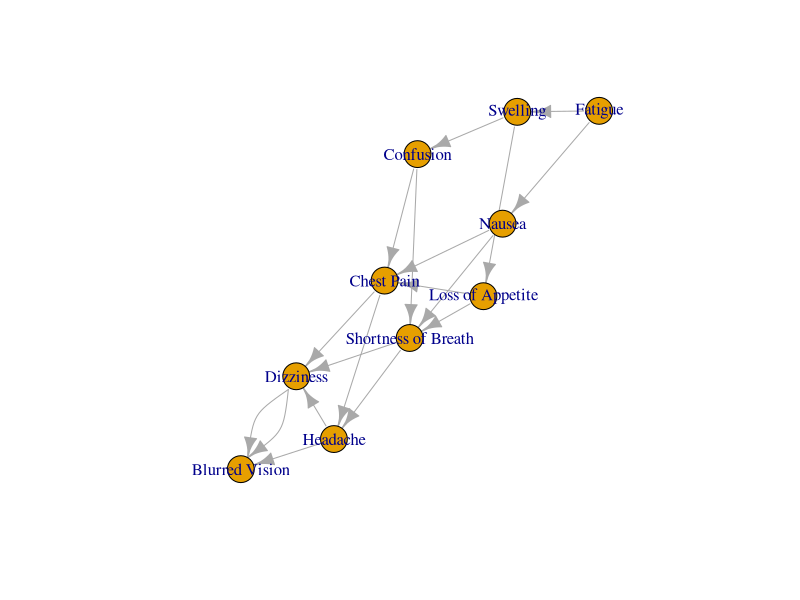
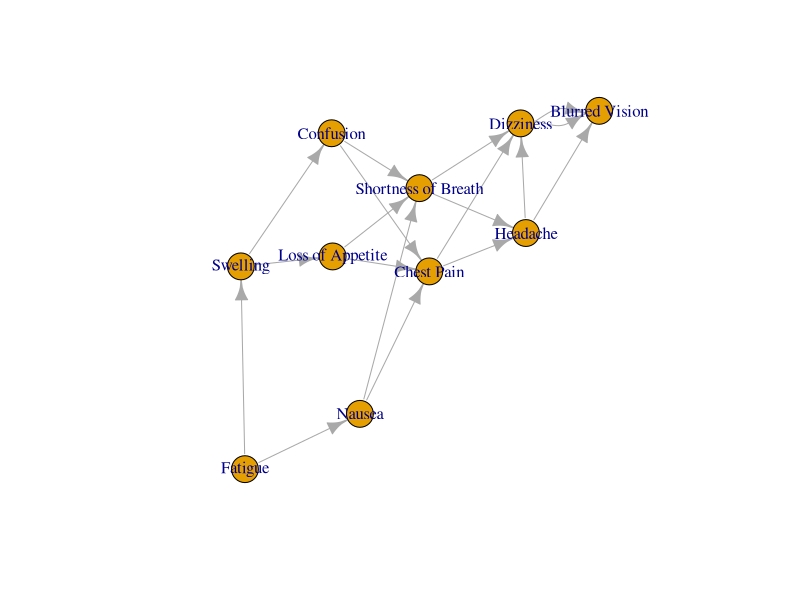

Generate these figures, in order, with R:
install.packages("dplyr")
install.packages("igraph")
library(dplyr)
library(igraph)
# Disease EJEMPLO: Amiloidosis hereditaria, ORPHA Cod 85450
# número de muestras
n <- 1000

# Dataframe
set.seed(123)
data <- data.frame(
  id = 1:n,
  age = rnorm(n, mean = 50, sd = 10), # Edad promedio de 40 años(en dependencia de etnia) con desviación estándar de 10
  gender = sample(c("Male", "Female"), n, replace = TRUE), # Género aleatorio
  creatinine_level = rnorm(n, mean = 1.2, sd = 0.3), # Nivel de creatinina
  gfr = rnorm(n, mean = 60, sd = 15), # Tasa de filtración glomerular
  disease_stage = sample(1:5, n, replace = TRUE) # Etapa de la enfermedad
)

# Definir los síntomas y su estructura de grafo
symptoms <- c("Fatigue", "Swelling", "Nausea", "Loss of Appetite", "Confusion", "Shortness of Breath", "Chest Pain", "Headache", "Dizziness", "Blurred Vision")
edges <- data.frame(
  from = c("Fatigue", "Fatigue", "Swelling", "Swelling", "Nausea", "Nausea", "Loss of Appetite", "Loss of Appetite", "Confusion", "Confusion", "Shortness of Breath", "Shortness of Breath", "Chest Pain", "Chest Pain", "Headache", "Headache", "Dizziness", "Dizziness"),
  to = c("Swelling", "Nausea", "Loss of Appetite", "Confusion", "Shortness of Breath", "Chest Pain", "Shortness of Breath", "Chest Pain", "Shortness of Breath", "Chest Pain", "Headache", "Dizziness", "Headache", "Dizziness", "Blurred Vision", "Dizziness", "Blurred Vision", "Blurred Vision")
)

# Crear el grafo de síntomas
symptom_graph <- graph_from_data_frame(edges, directed = TRUE, vertices = symptoms)

# Asignar síntomas a los pacientes
assign_symptoms <- function(graph, n) {
  symptoms_list <- vector("list", n)
  for (i in 1:n) {
    symptoms_list[[i]] <- sample(V(graph)$name, sample(1:4, 1), replace = FALSE)
  }
  return(symptoms_list)
}
plot(symptom_graph)
data$symptoms <- assign_symptoms(symptom_graph, n)
# Convertir la columna de síntomas en una cadena de texto
data$symptoms <- sapply(data$symptoms, paste, collapse = ", ")

# Guardar las muestras sintéticas en un archivo CSV
write.csv(data, "synthetic_patients.csv", row.names = FALSE)

# Confirmación
cat("Las muestras sintéticas se han guardado en el archivo 'synthetic_patients.csv'.\n")

# Mostrar las primeras filas del dataframe
head(data)

plot(symptom_graph)

